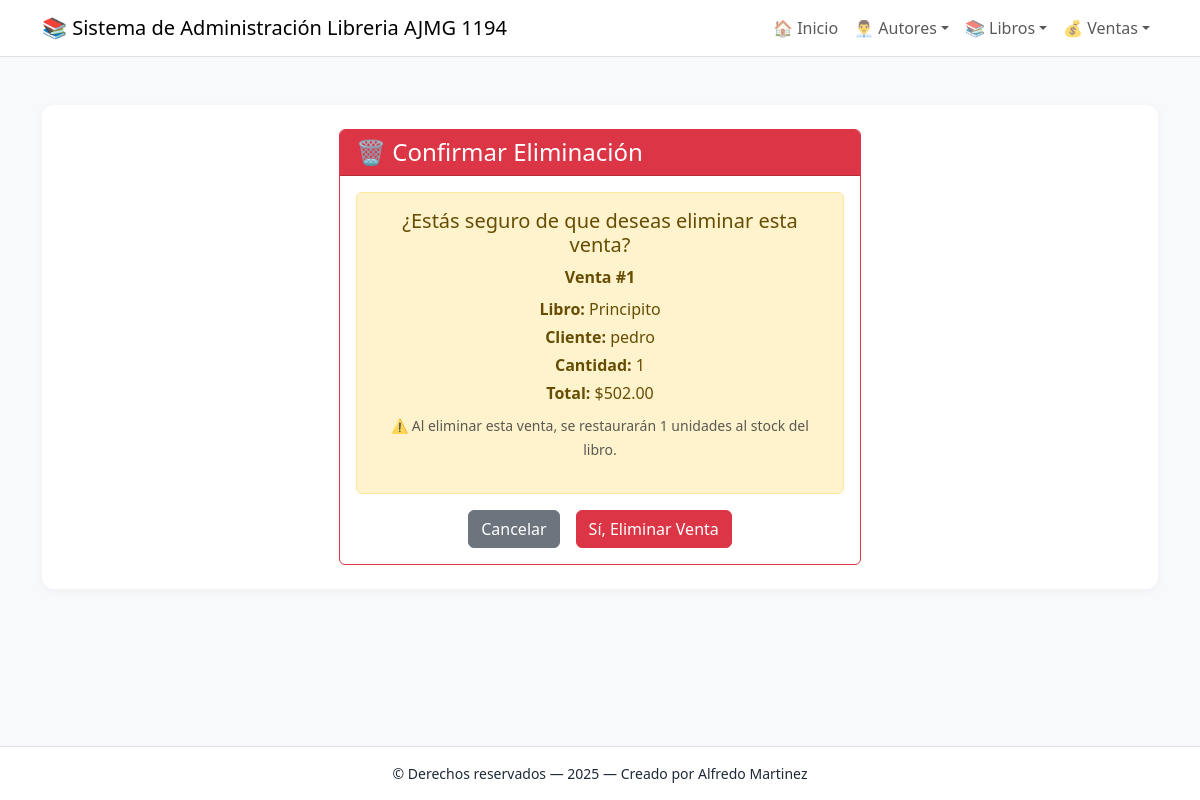
/ventas/borrar/1/, run on the app's committed database.
### app_Libreria/models.py (models this page shows, shortened)
class Venta(models.Model):
    ESTADOS = [
        ('PEN', 'Pendiente'),
        ('COM', 'Completada'),
        ('CAN', 'Cancelada'),
        ('DEV', 'Devuelta'),
    ]
    fecha_venta = models.DateTimeField(default=timezone.now, verbose_name="Fecha de venta")
    cantidad = models.PositiveIntegerField(verbose_name="Cantidad vendida")
    precio_unitario = models.DecimalField(max_digits=8, decimal_places=2, verbose_name="Precio unitario")
    total = models.DecimalField(max_digits=10, decimal_places=2, verbose_name="Total de la venta")
    estado = models.CharField(max_length=3, choices=ESTADOS, default='PEN', verbose_name="Estado de la venta")
    cliente_nombre = models.CharField(max_length=100, verbose_name="Nombre del cliente")
    cliente_email = models.EmailField(verbose_name="Email del cliente")
    libro = models.ForeignKey(
        Libro,
        on_delete=models.PROTECT,
        related_name='ventas',
        verbose_name="Libro vendido"
    )
    class Meta:
        verbose_name = "Venta"
        verbose_name_plural = "Ventas"
        ordering = ['-fecha_venta']

class Libro(models.Model):
    GENEROS = [
        ('FIC', 'Ficción'),
        ('ROM', 'Romance'),
        ('TER', 'Terror'),
        ('CIE', 'Ciencia Ficción'),
        ('FAN', 'Fantasía'),
        ('HIS', 'Histórico'),
        ('BIO', 'Biografía'),
        ('INF', 'Infantil'),
    ]
    titulo = models.CharField(max_length=200, verbose_name="Título del libro")
    isbn = models.CharField(max_length=13, unique=True, verbose_name="ISBN")
    genero = models.CharField(max_length=3, choices=GENEROS, verbose_name="Género")
    fecha_publicacion = models.DateField(verbose_name="Fecha de publicación")
    precio = models.DecimalField(max_digits=8, decimal_places=2, verbose_name="Precio")
    stock = models.PositiveIntegerField(default=0, verbose_name="Cantidad en stock")
    descripcion = models.TextField(verbose_name="Descripción", blank=True)
    autores = models.ManyToManyField(Autor, related_name='libros', verbose_name="Autores")
    class Meta:
        verbose_name = "Libro"
        verbose_name_plural = "Libros"
        ordering = ['titulo']

### app_Libreria/views.py (the view)
# urls.py: path('ventas/borrar/<int:venta_id>/', views.borrar_venta, name='borrar_venta'),
def borrar_venta(request, venta_id):
    venta = get_object_or_404(Venta, id=venta_id)
    if request.method == 'POST':
        libro = venta.libro
        libro.stock += venta.cantidad
        libro.save()
        venta.delete()
        return redirect('ver_ventas')
    return render(request, 'venta/borrar_venta.html', {'venta': venta})

### app_Libreria/templates/venta/borrar_venta.html (shortened to what this page needs)
{% extends 'base.html' %}
{% block content %}
<div class="soft-card p-4">
    <div class="row justify-content-center">
        <div class="col-md-6">
            <div class="card border-danger">
                <div class="card-header bg-danger text-white">
                    <h4 class="mb-0">🗑️ Confirmar Eliminación</h4>
                </div>
                <div class="card-body text-center">
                    <div class="alert alert-warning">
                        <h5>¿Estás seguro de que deseas eliminar esta venta?</h5>
                        <p class="mb-2"><strong>Venta #{{ venta.id }}</strong></p>
                        <p class="mb-1"><strong>Libro:</strong> {{ venta.libro.titulo }}</p>
                        <p class="mb-1"><strong>Cliente:</strong> {{ venta.cliente_nombre }}</p>
                        <p class="mb-1"><strong>Cantidad:</strong> {{ venta.cantidad }}</p>
                        <p class="mb-1"><strong>Total:</strong> ${{ venta.total }}</p>
                        <p class="text-muted mt-2">
                            <small>
                                ⚠️ Al eliminar esta venta, se restaurarán {{ venta.cantidad }} unidades al stock del libro.
                            </small>
                        </p>
                    </div>
                    <form method="POST">
                        <div class="d-grid gap-2 d-md-flex justify-content-md-center">
                            <a href="{% url 'ver_ventas' %}" class="btn btn-secondary me-md-2">Cancelar</a>
                            <button type="submit" class="btn btn-danger">Sí, Eliminar Venta</button>
                        </div>
                    </form>
                </div>
            </div>
        </div>
    </div>
</div>
{% endblock %}

### app_Libreria/templates/base.html (style rules this page uses)
body { background-color: #f7f9fb; color: #1f2937; }
.soft-card { background-color: #ffffff; border-radius: 12px; box-shadow: 0 2px 8px rgba(31,41,55,0.05); }

### data on the page
Venta: id "1", libro.titulo "Principito", cliente_nombre "pedro", cantidad "1", total "502.00"
